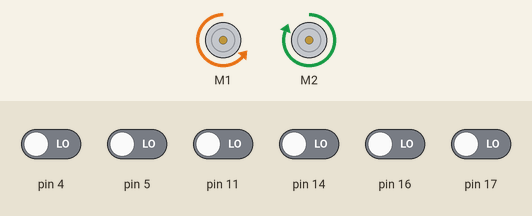
Simulated run of this sketch. Board: Arduino Uno, built with avr-gcc and run on an emulated ATmega328P. Parts: 2 × DC motor (green arrow = forward, orange = backward, longer = faster). Inputs (shaded band) come from the test bench; at power-on: pin 4, pin 5, pin 11, pin 14, pin 16, pin 17 LOW.

Above: at 8.4 s.
8.5 s: pin 5 driven HIGH
At 9.7 s:
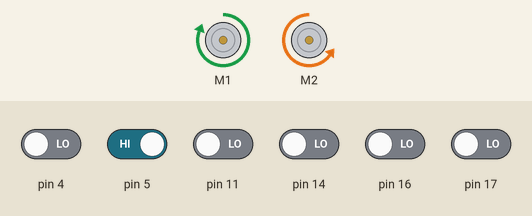
10.0 s: pin 4 driven HIGH
At 10.9 s:
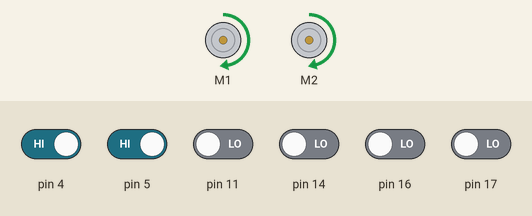
11.5 s: pin 11 driven HIGH
At 12.0 s:
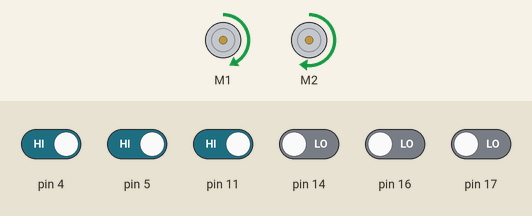
13.0 s: pin 16 driven HIGH
At 14.2 s:
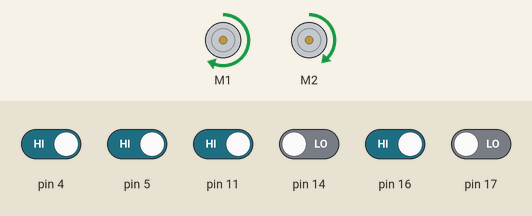
14.5 s: pin 14 driven HIGH
At 15.5 s:
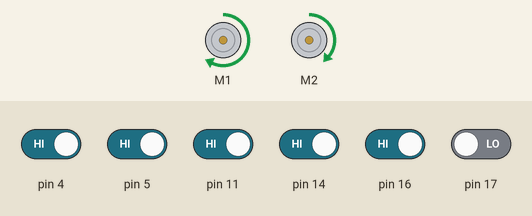
16.0 s: pin 4 driven LOW
At 16.7 s:
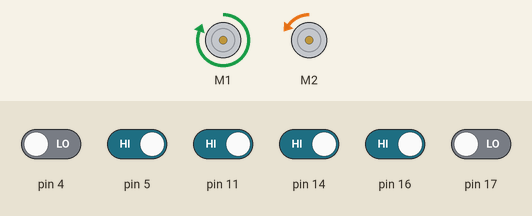
Timing chart, 0 to 18.5 s (numbered marks = the images above; inputs shaded):
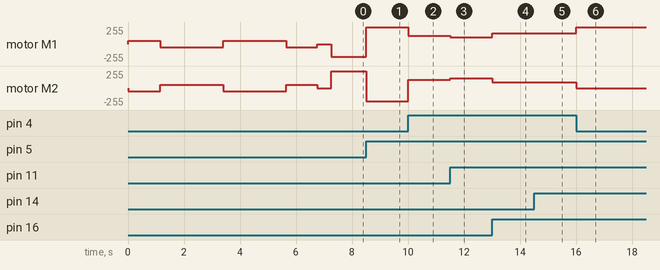

Measured:
- after the input at 8.5 s, motor M1: backward 191/255 → forward 255/255 at once; motor M2: forward 255/255 → backward 196/255 at once
- after the input at 10.0 s, motor M1: forward 255/255 → forward 127/255 at once; motor M2: backward 196/255 → forward 122/255 at once
- after the input at 11.5 s, motor M1: forward 127/255 → forward 105/255 at once; motor M2: forward 122/255 → forward 143/255 at once
- after the input at 13.0 s, motor M1: forward 105/255 → forward 159/255 at once; motor M2: forward 143/255 → forward 90/255 at once
- after the input at 14.5 s, motor M1: forward 159/255 → forward 165/255 at once; motor M2: forward 90/255 → forward 84/255 at once
- after the input at 16.0 s, motor M1: forward 165/255 → forward 255/255 at once; motor M2: forward 84/255 → backward 5/255 at once

The sketch:

Attempt2.ino
```cpp
#include <Wire.h>
#include <ZumoShield.h>

ZumoMotors motors;
ZumoReflectanceSensorArray linesensors(QTR_NO_EMITTER_PIN);

void setup() {
  int i;
  int spin_direction = 1;
  motors.setSpeeds(80*spin_direction, -80*spin_direction);
  for(i = 0; i<150; i++){
    linesensors.calibrate();
    if(i%50 == 25){ // every 50 loops, starting on loop 25...
      spin_direction = -spin_direction;
      motors.setSpeeds(80*spin_direction, -80*spin_direction);
    }
    delay(20);
  }
  motors.setSpeeds(0,0);
  delay(500);
}

const int LEFT_SPEED = 200;
const int RIGHT_SPEED = 0.96 * LEFT_SPEED;
double PROPORTION_GAIN = 0.2;
unsigned int sensor_vals[6];

void loop() {
  int line_position = linesensors.readLine(sensor_vals);
  int error = line_position - 2500;
  int left_speed = LEFT_SPEED + PROPORTION_GAIN * error;
  int right_speed = RIGHT_SPEED + -PROPORTION_GAIN * error;
  motors.setSpeeds(left_speed, right_speed);
}
```
